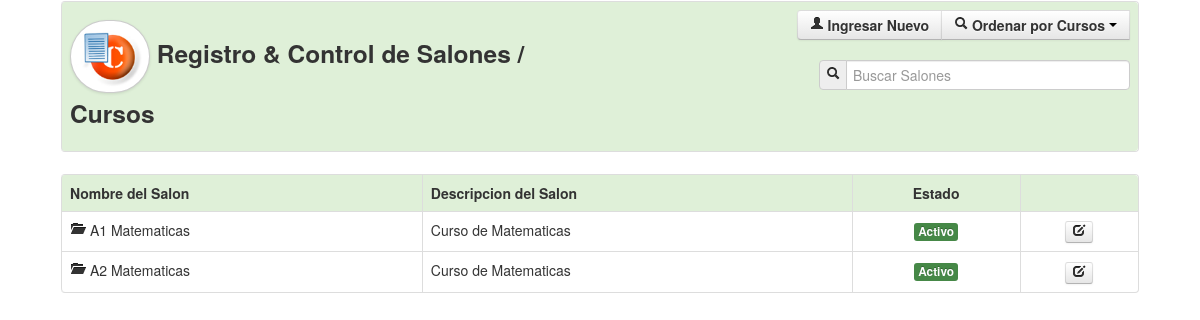
Screenshot of /salones.php?cursos=Curso de Matematicas (signed in) with the database file from the repository.
### tables this page shows
CREATE TABLE IF NOT EXISTS `salones` (
  `id` int(11) NOT NULL auto_increment,
  `nombre` varchar(255) NOT NULL,
  `curso` varchar(255) NOT NULL,
  `estado` varchar(255) NOT NULL,
  PRIMARY KEY  (`id`)
);

### php_conexion.php (called while the page is built, shortened)
<?php
	function limpiar($tags){
		$tags = strip_tags($tags);
		$tags = stripslashes($tags);
		$tags = htmlentities($tags);
		$tags = mysql_real_escape_string($tags);
		return $tags;
	}
?>

### salones.php (the view, shortened to what this page needs)
<?php
		include_once('php_conexion.php');
		include_once('Class/funciones.php');
		$maximo=5;
		if(!empty($_GET['pag'])){
			$pag=limpiar($_GET['pag']);
		}else{
			$pag=1;
		}
		$inicio=($pag-1)*$maximo;
?>
<!DOCTYPE html>
<html lang="en">
<head>
    <link href="css/bootstrap.css" rel="stylesheet">
    <link href="css/bootstrap-responsive.css" rel="stylesheet">
    <link href="css/docs.css" rel="stylesheet">
    <link href="js/google-code-prettify/prettify.css" rel="stylesheet">
</head>
<body data-spy="scroll" data-target=".bs-docs-sidebar">
<div align="center">
<table width="90%" border="0">
  <tr>
    <td>
    <table class="table table-bordered">
      <tr class="success">
        <td>
       	    <div class="row-fluid">
	            <div class="span6">
                	<h3><img src="img/curso.jpg" class="img-circle img-polaroid" width="70" height="65">
                        	Registro & Control de Salones / Cursos</h3>
                </div>
    	        <div class="span6">
                	<div align="right">
                	<div class="btn-group">
                    	<a href="#nuevo" role="button" class="btn" data-toggle="modal">
                            	<strong><i class="icon-user"></i> Ingresar Nuevo</strong>
                        </a>
                    	<button class="btn" data-toggle="dropdown">
                        	<i class="icon-search"></i> <strong>Ordenar por Cursos</strong> <span class="caret"></span>
                        </button>
                    </div><br><br>
                	<form name="form1" method="post" action="">
                    	<div class="input-prepend">
                        	<span class="add-on"><i class="icon-search"></i></span>
                            <input name="bus" type="text" placeholder="Buscar Salones" class="input-xlarge" autocomplete="off" autofocus>
                        </div>
                    </form>
                </div>
                </div>
            </div>
        </td>
      </tr>
    </table>
    </td>
  </tr>
  <tr>
    <td>
    <table class="table table-bordered table table-hover">
      <tr class="success">
        <td><strong>Nombre del Salon</strong></td>
        <td><strong>Descripcion del Salon</strong></td>
        <td><center><strong>Estado</strong></center></td>
        <td>&nbsp;</td>
      </tr>
      <?php
	  	if(empty($_GET['cursos'])){
			if(empty($_POST['bus'])){
				$sql="SELECT * FROM salones ORDER BY nombre LIMIT $inicio, $maximo";
			}else{
				$bus=limpiar($_POST['bus']);
				$sql="SELECT * FROM salones WHERE nombre LIKE '%$bus%' ORDER BY nombre LIMIT $inicio, $maximo";
			}
	 	}else{
			$bus=limpiar($_GET['cursos']);
			$sql="SELECT * FROM salones WHERE curso='$bus' ORDER BY nombre LIMIT $inicio, $maximo";
		}
		$can=mysql_query($sql);
		while($dato=mysql_fetch_array($can)){
	?>
      <tr>
        <td><i class="icon-folder-open"></i> <?php echo $dato['nombre']; ?></td>
        <td><?php echo $dato['curso']; ?></td>
        <td>
        	<center>
                <a href="salones.php?estado=<?php echo $dato['id']; ?>" title="Cambiar Estado">
                    <?php echo estado($dato['estado']); ?>
                </a>
            </center>
        </td>
        <td>
        	<center>
        	<a href="#actualizar<?php echo $dato['id']; ?>" role="button" class="btn btn-mini" data-toggle="modal" title="Actualizar Informacion">
            	<i class="icon-edit"></i>
            </a>
            </center>
        </td>
      </tr>
      <?php } ?>
    </table>
    <center>
	<div class="pagination">
    </div>
    </center>
    </td>
  </tr>
</table>
</div>
</body>
</html>

### Class/funciones.php (shortened to what this page needs)
<?php
	function estado($estado){
		if($estado=='s'){
			return '<span class="label label-success">Activo</span>';
		}else{
			return '<span class="label label-important">No Activo</span>';
		}
	}
?>

### css/docs.css (style rules this page uses)
body { position: relative; padding-top: 0px; }

### rows the page displays
salones: nombre "A1 Matematicas", curso "Curso de Matematicas", estado "Activo"
salones: nombre "A2 Matematicas", curso "Curso de Matematicas", estado "Activo"
